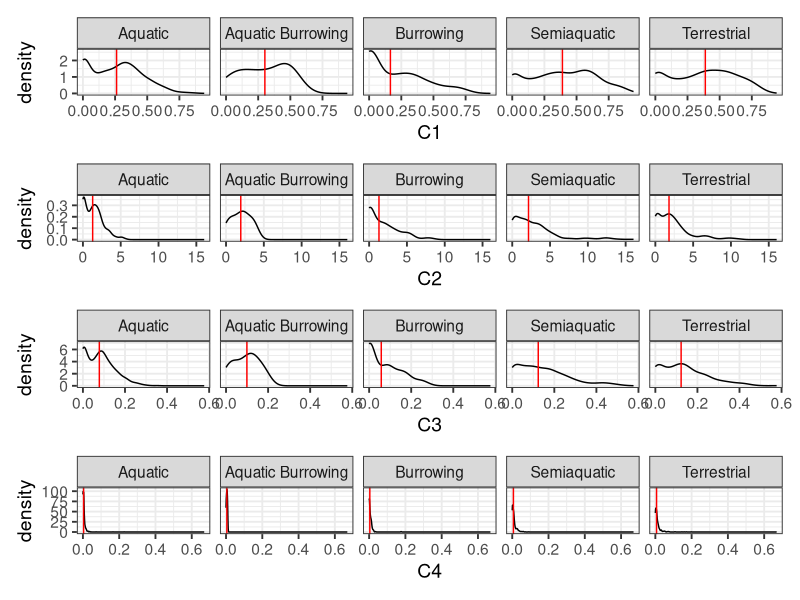
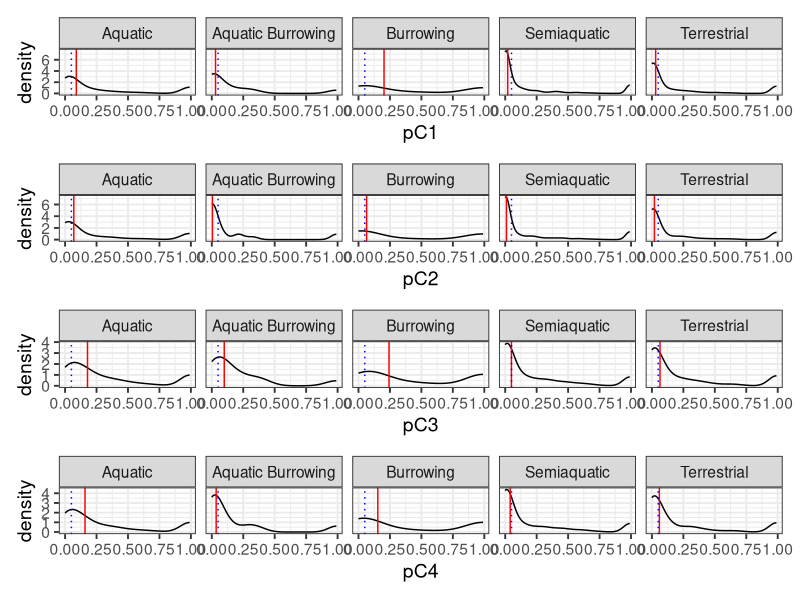
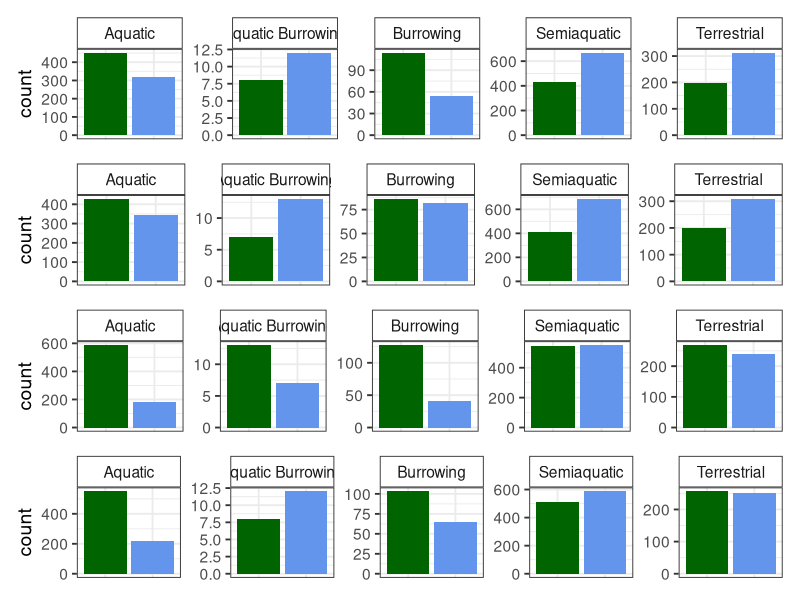
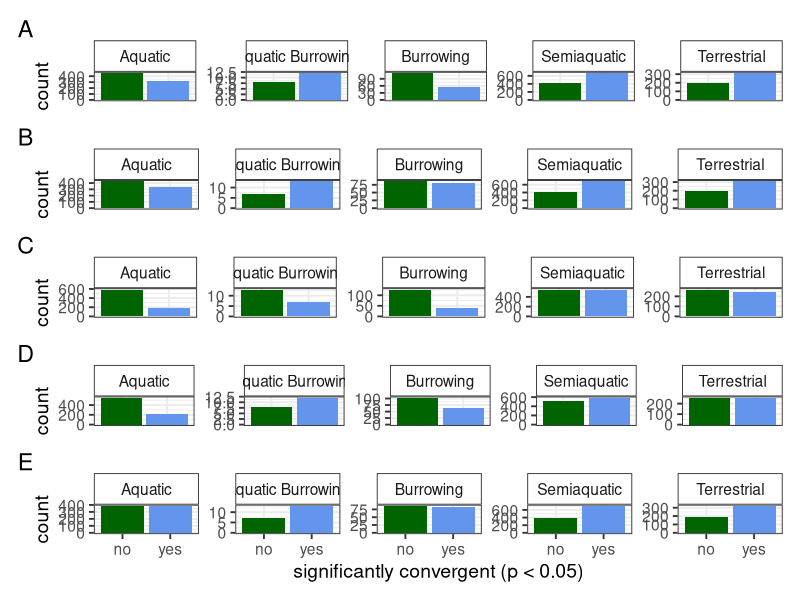
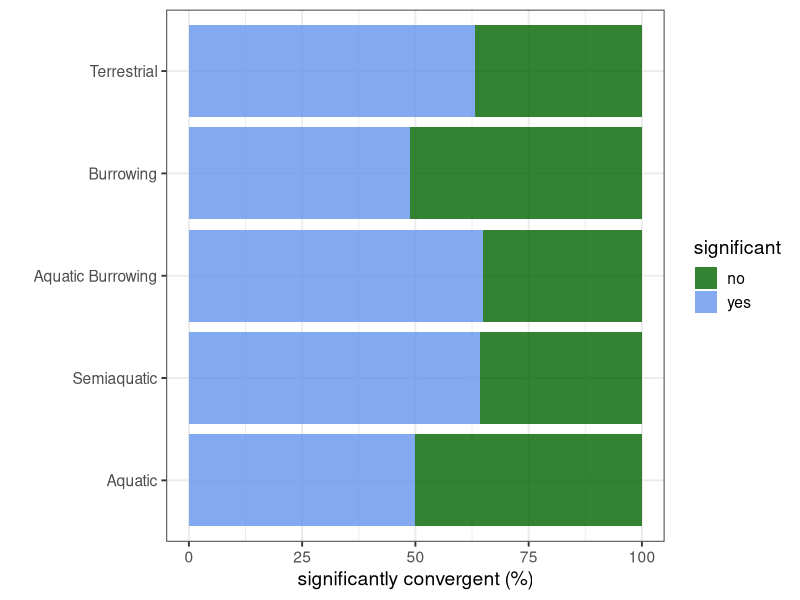

Write R code to recreate these figures, in order.
# Phylogenetic convergence testing for linear data
# Stayton's distance-based metric
# Summaries from looping over all putative pairs of convergent taxa
# 2022
#-------------------------------------
# Load libraries
library(tidyverse)
library(patchwork)

remove_x <- 
  theme(axis.title.x=element_blank(),
        axis.text.x=element_blank(),
        axis.ticks.x=element_blank())

#------------------------------------------------------------
# Import results
#------------------------------------------------------------
results <- read_csv("outputs/Linear/Tables/convevol-results-pairs.csv") 

#------------------------------------------------------------
# Summaries
#------------------------------------------------------------  

sumDat <- 
  results %>%
  group_by(Habit) %>%
  summarise(across(C1:pC4, median))

results <- 
  results %>%
  mutate(converge1 = case_when(pC1 < 0.05 ~ "Yes", pC1 >= 0.05 ~ "No")) %>%
  mutate(converge2 = case_when(pC2 < 0.05 ~ "Yes", pC2 >= 0.05 ~ "No")) %>%
  mutate(converge3 = case_when(pC3 < 0.05 ~ "Yes", pC3 >= 0.05 ~ "No")) %>%
  mutate(converge4 = case_when(pC4 < 0.05 ~ "Yes", pC4 >= 0.05 ~ "No")) %>%
  mutate(overall = case_when(pC1 < 0.05 | pC2 < 0.05 | pC4 < 0.05 | pC4 < 0.05 ~ 1)) %>%
  mutate(overall = case_when(is.na(overall) ~ 0, !is.na(overall) ~ 1))

significant <- 
results %>%
  group_by(Habit) %>%
  summarise(yes = sum(overall),
            N = n(),
            no = N - yes,
            percent = yes/N * 100)
#------------------------------------------------------------
# Plots - C values
#------------------------------------------------------------  

c1 <-
  ggplot(results, aes(x = C1)) +
  geom_density() +
  geom_vline(data = sumDat, aes(xintercept = C1), colour = "red") +
  facet_wrap(~Habit, ncol = 5) +
  theme_bw((base_size = 14))

c2 <-
  ggplot(results, aes(x = C2)) +
  geom_density() +
  geom_vline(data = sumDat, aes(xintercept = C2), colour = "red") +
  facet_wrap(~Habit, ncol = 5) +
  theme_bw((base_size = 14))

c3 <-
  ggplot(results, aes(x = C3)) +
  geom_density() +
  geom_vline(data = sumDat, aes(xintercept = C3), colour = "red") +
  facet_wrap(~Habit, ncol = 5) +
  theme_bw((base_size = 14))

c4 <-
  ggplot(results, aes(x = C4)) +
  geom_density() +
  geom_vline(data = sumDat, aes(xintercept = C4), colour = "red") +
  facet_wrap(~Habit, ncol = 5) +
  theme_bw((base_size = 14))

# Plot them all
c1/c2/c3/c4  

#------------------------------------------------------------
# Plots - p values
#------------------------------------------------------------  

pc1 <-
  ggplot(results, aes(x = pC1)) +
  geom_density() +
  geom_vline(xintercept = 0.05, colour = "blue", lty = "dotted") +
  geom_vline(data = sumDat, aes(xintercept = pC1), colour = "red") +
  facet_wrap(~Habit, ncol = 5) +
  theme_bw((base_size = 14))

pc2 <-
  ggplot(results, aes(x = pC2)) +
  geom_density() +
  geom_vline(xintercept = 0.05, colour = "blue", lty = "dotted") +
  geom_vline(data = sumDat, aes(xintercept = pC2), colour = "red") +
  facet_wrap(~Habit, ncol = 5) +
  theme_bw((base_size = 14))

pc3 <-
  ggplot(results, aes(x = pC3)) +
  geom_density() +
  geom_vline(data = sumDat, aes(xintercept = pC3), colour = "red") +
  geom_vline(xintercept = 0.05, colour = "blue", lty = "dotted") +
  facet_wrap(~Habit, ncol = 5) +
  theme_bw((base_size = 14))

pc4 <-
  ggplot(results, aes(x = pC4)) +
  geom_density() +
  geom_vline(data = sumDat, aes(xintercept = pC4), colour = "red") +
  geom_vline(xintercept = 0.05, colour = "blue", lty = "dotted") +
  facet_wrap(~Habit, ncol = 5) +
  theme_bw((base_size = 14))

# Plot them all
pc1/pc2/pc3/pc4  

#------------------------------------------------------------
# Plots - converged
#------------------------------------------------------------  

con1 <-
  ggplot(results, aes(x = converge1, fill = converge1)) +
  geom_histogram(stat = "count") +
  facet_wrap(~Habit, ncol = 5, scales = "free_y") +
  theme_bw((base_size = 14))+
  scale_fill_manual(values = c("darkgreen", "cornflowerblue")) +
  theme(strip.background = element_rect(fill = "white")) +
  scale_x_discrete(labels = c("no", "yes")) +
  theme(legend.position = "none") +
  remove_x

con2 <-
  ggplot(results, aes(x = converge2, fill = converge2)) +
  geom_histogram(stat = "count") +
  facet_wrap(~Habit, ncol = 5, scales = "free_y") +
  theme_bw((base_size = 14))+
  scale_fill_manual(values = c("darkgreen", "cornflowerblue")) +
  theme(strip.background = element_rect(fill = "white")) +
  scale_x_discrete(labels = c("no", "yes")) +
  theme(legend.position = "none") +
  remove_x

con3 <-
  ggplot(results, aes(x = converge3, fill = converge3)) +
  geom_histogram(stat = "count") +
  facet_wrap(~Habit, ncol = 5, scales = "free_y") +
  theme_bw((base_size = 14))+
  scale_fill_manual(values = c("darkgreen", "cornflowerblue")) +
  theme(strip.background = element_rect(fill = "white")) +
  scale_x_discrete(labels = c("no", "yes")) +
  theme(legend.position = "none") +
  remove_x

con4 <-
  ggplot(results, aes(x = converge4, fill = converge4)) +
  geom_histogram(stat = "count") +
  facet_wrap(~Habit, ncol = 5, scales = "free_y") +
  theme_bw((base_size = 14)) +
  scale_fill_manual(values = c("darkgreen", "cornflowerblue")) +
  theme(strip.background = element_rect(fill = "white")) +
  scale_x_discrete(labels = c("no", "yes")) +
  theme(legend.position = "none") +
  remove_x

# Plot them all
con1/con2/con3/con4  

#--------------------------------------------------
# Overall results
#--------------------------------------------------
all <-
  ggplot(results, aes(x = as.character(overall), fill = as.character(overall))) +
  geom_histogram(stat = "count") +
  facet_wrap(~Habit, ncol = 5, scales = "free_y") +
  theme_bw((base_size = 14)) +
  scale_fill_manual(values = c("darkgreen", "cornflowerblue")) +
  theme(strip.background = element_rect(fill = "white")) +
  scale_x_discrete(labels = c("no", "yes")) +
  theme(legend.position = "none") +
  xlab("significantly convergent (p < 0.05)")

# Plot them all
con1/con2/con3/con4/all + plot_annotation(tag_levels = "A") 

#----------------------------------------------------
# Stacked bars
#----------------------------------------------------
stackedds <- 
  significant %>%
  pivot_longer(cols = c(yes, no), names_to = "significant", values_to = "number") %>%
  mutate(percent2 = number/N * 100) %>%
  mutate(Habit = factor(Habit, levels = c("Aquatic", "Semiaquatic", "Aquatic Burrowing", "Burrowing", "Terrestrial")))

ggplot(stackedds, aes(y = percent2, x = Habit, fill = significant)) + 
  geom_col(alpha = 0.8) +
  scale_fill_manual(values = c("darkgreen", "cornflowerblue")) +
  coord_flip() +
  theme_bw(base_size = 14) +
  ylab("significantly convergent (%)") +
  xlab("")
